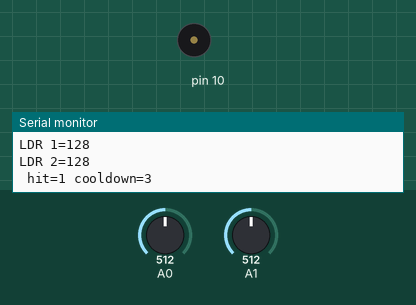
This sketch was run on a simulated Arduino Uno, built with avr-gcc and run on an emulated ATmega328P. On the bench: buzzer (waves = sounding), the last lines printed to the serial monitor. The inputs (shaded band) are chosen by the test bench; at power-on: A0 = 512, A1 = 512.

Above: at 1.2 s.
1.3 s: A0 set to 407
2.8 s: A0 set to 384
At 4.82 s:
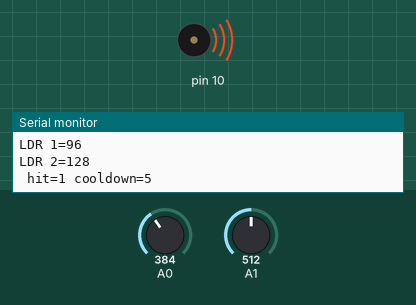
5.8 s: A1 set to 42
8.8 s: A1 set to 37
Timing chart, 0 to 11.8 s (numbered marks = the images above; inputs shaded):
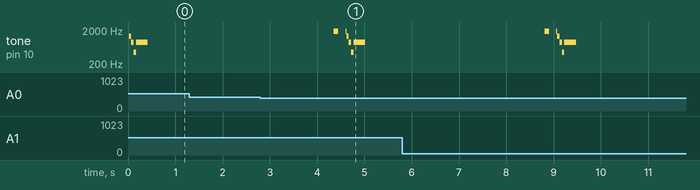

The sketch:

Photoresistances.ino
```cpp
int tension1 = 0;
int tension2 = 0;
boolean hit = false;
boolean recharging = false;
int timeRecharging = 0;

void setup() {
  pinMode(A0, INPUT);
  pinMode(A1, INPUT);
  pinMode(10, OUTPUT);
  Serial.begin(9600);
}

void loop() {
  tension1 = analogRead(A0);
  tension2 = analogRead(A1);
  tension1 = map(tension1, 0, 1024, 0, 256);
  tension2 = map(tension2, 0, 1024, 0, 256);
  Serial.print("LDR 1=");
  Serial.println(tension1);
  Serial.print("LDR 2=");
  Serial.println(tension2);
  Serial.print(" hit=");
  Serial.print(hit);
  Serial.print(" cooldown=");
  Serial.println(5 - timeRecharging / 10);

  if (hit && !recharging) {
    recharging = true;
    tone(10, 1320, 100);
    delay(50);
    tone(10, 880, 100);
    delay(50);
    tone(10, 440, 100);
    delay(50);
    tone(10, 880, 250);

  }

  if (recharging) {
    timeRecharging++;

    // Executé quand le compteur est terminé
    if (timeRecharging >= 100) {
      timeRecharging = 0;
      recharging = false;
      hit = false;
      tone(10, 1850, 100);
      delay(250);
      tone(10, 1850, 100);
    }
  }

  if (!recharging)
    hit = (tension1 < 140 || tension2 < 140) ? true : false;

  delay(20);
}
```

Measured:
- the behaviour switches between 400 and 399 on A0 (found by bisection; images 0 and 1)
- by itself, tone on pin 10: plays 1850 Hz for 0.10 s, 1850 Hz for 0.02 s, 1320 Hz for 0.05 s, 880 Hz for 0.05 s, 440 Hz for 0.05 s, 880 Hz for 0.25 s
